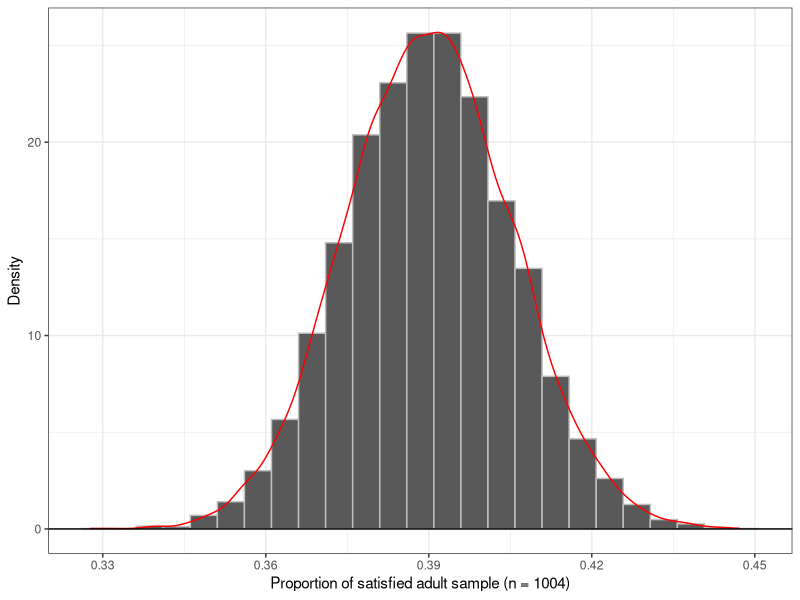
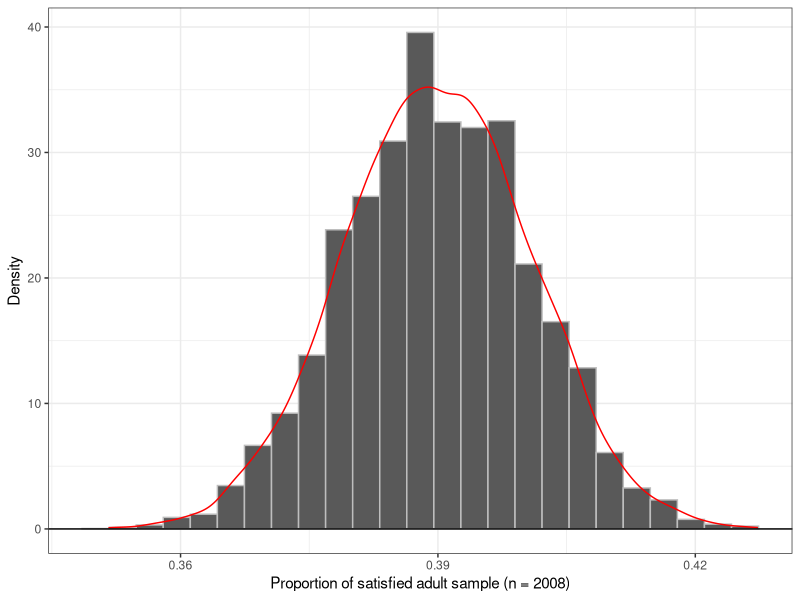

These figures' R source, in order:
################################################################################
# LAB 10 R CODE
# YULIIA HELEVERIA
# MATH 240 - SPRING 2025
################################################################################

################################################################################
# Load Libraries
################################################################################
library(tidyverse)
library(ggplot2)

################################################################################
# TASK 1: Basic Simulation
################################################################################
#generate 10k polls for satisfaction with US world position
n.serveyed <- 1004 #sample size
probability <- 0.39
n.repeat <- 10000

#generate the poll completion 10,000 times
poll <- rbinom(n.repeat, n.serveyed, probability)

#put data into tibble for plotting
ggpoll <- tibble(poll)|>
  mutate(poll = poll/n.serveyed)#convert the data into proportion

#plot a histogram of sample proportion with superimposed density
plot.poll <- ggplot(data = ggpoll)+
  geom_histogram(aes(x = poll, y = after_stat(density)),
                 color="grey",
                 bins = 25)+ #histogram of generated polls
  geom_density(aes(x = poll),
               color = "red")+ #superimposed density
  scale_x_continuous(breaks = seq(0.3, 0.5, by = 0.03))+ #put ticks on y-axis
  geom_hline(yintercept = 0)+ #add y-intercept
  theme_bw()+
  xlab("Proportion of satisfied adult sample (n = 1004)")+ #add x and y label
  ylab("Density")

#calculate the range of middle 95%
lower <- quantile(ggpoll$poll, probs = 0.025)
upper <- quantile(ggpoll$poll, probs = 0.975)
middle.range <- upper-lower

#approximate the margin of error
error.margin <- middle.range/2 #divide the range by 2

#double the sample size and perform the same computation
double.serveyed <- 2008 #new sample size

#generate the poll completion 10,000 times
poll.double <- rbinom(n.repeat, double.serveyed, probability)

#put data into tibble for plotting
ggpoll.double <- tibble(poll.double)|>
  mutate(poll = poll.double/double.serveyed) #convert the data into proportion

#plot a histogram of sample proportion with superimposed density
plot.poll.double <- ggplot(data = ggpoll.double)+
  geom_histogram(aes(x = poll, y = after_stat(density)),
                 color="grey",
                 bins = 25)+ #histogram of generated polls
  geom_density(aes(x = poll),
               color = "red")+ #superimposed density
  scale_x_continuous(breaks = seq(0.3, 0.5, by = 0.03))+ #put ticks on y-axis
  geom_hline(yintercept = 0)+ #add y-intercept
  theme_bw()+
  xlab("Proportion of satisfied adult sample (n = 2008)")+ #add x and y label
  ylab("Density")

#calculate the range of middle 95%
lower2 <- quantile(ggpoll.double$poll, probs = 0.025)
upper2 <- quantile(ggpoll.double$poll, probs = 0.975)
middle.range2 <- upper2-lower2

#approximate the margin of error
error.margin2 <- middle.range2/2 #divide the range by 2

################################################################################
# TASK 2: Resampling
################################################################################
#create a data frame with data from Gallup survey
Gallup.survey <- tibble(id = 1:n.serveyed,
                        response = rep(NA, n.serveyed))

#input 39% satisfied, 59% dissatisfied, 2% no opinion
num.satisfied <- round(n.serveyed*0.39)
num.dissatisfied <- round(n.serveyed*0.59)
num.noop <- round(n.serveyed*0.02)

#input the satisfaction data 
for (i in 1:n.serveyed){
  if (i <= num.satisfied){ #input satisfied people
    Gallup.survey$response[i] = 1
  } else{ #input dissatisfied and no opinion people
    Gallup.survey$response[i] = 0
  }
}

#perform resampling
R <- 1000
resamples <- tibble(mean = numeric(R))

for (i in 1:R){ #do R resamples
  #collect a random resample
  curr.resample <- sample(x = Gallup.survey$response,
                     size = n.serveyed,
                     replace = T)
  #compute statistics on the resample
  resamples$mean[i] <- mean(curr.resample)
}
